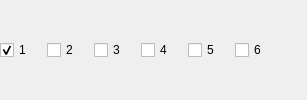
                                   <widget class="QWidget" name="widget_10" native="true">
                                    <property name="sizePolicy">
                                     <sizepolicy hsizetype="Expanding" vsizetype="Preferred">
                                      <horstretch>0</horstretch>
                                      <verstretch>0</verstretch>
                                     </sizepolicy>
                                    </property>
                                    <layout class="QHBoxLayout" name="horizontalLayout_10">
                                     <property name="spacing">
                                      <number>15</number>
                                     </property>
                                     <property name="leftMargin">
                                      <number>0</number>
                                     </property>
                                     <property name="topMargin">
                                      <number>5</number>
                                     </property>
                                     <property name="rightMargin">
                                      <number>0</number>
                                     </property>
                                     <property name="bottomMargin">
                                      <number>5</number>
                                     </property>
                                     <item>
                                      <widget class="QCheckBox" name="advOutFFTrack1">
                                       <property name="minimumSize">
                                        <size>
                                         <width>31</width>
                                         <height>0</height>
                                        </size>
                                       </property>
                                       <property name="text">
                                        <string notr="true">1</string>
                                       </property>
                                       <property name="checked">
                                        <bool>true</bool>
                                       </property>
                                      </widget>
                                     </item>
                                     <item>
                                      <widget class="QCheckBox" name="advOutFFTrack2">
                                       <property name="minimumSize">
                                        <size>
                                         <width>31</width>
                                         <height>0</height>
                                        </size>
                                       </property>
                                       <property name="text">
                                        <string notr="true">2</string>
                                       </property>
                                      </widget>
                                     </item>
                                     <item>
                                      <widget class="QCheckBox" name="advOutFFTrack3">
                                       <property name="minimumSize">
                                        <size>
                                         <width>31</width>
                                         <height>0</height>
                                        </size>
                                       </property>
                                       <property name="text">
                                        <string notr="true">3</string>
                                       </property>
                                      </widget>
                                     </item>
                                     <item>
                                      <widget class="QCheckBox" name="advOutFFTrack4">
                                       <property name="minimumSize">
                                        <size>
                                         <width>31</width>
                                         <height>0</height>
                                        </size>
                                       </property>
                                       <property name="text">
                                        <string notr="true">4</string>
                                       </property>
                                      </widget>
                                     </item>
                                     <item>
                                      <widget class="QCheckBox" name="advOutFFTrack5">
                                       <property name="minimumSize">
                                        <size>
                                         <width>31</width>
                                         <height>0</height>
                                        </size>
                                       </property>
                                       <property name="text">
                                        <string notr="true">5</string>
                                       </property>
                                      </widget>
                                     </item>
                                     <item>
                                      <widget class="QCheckBox" name="advOutFFTrack6">
                                       <property name="minimumSize">
                                        <size>
                                         <width>31</width>
                                         <height>0</height>
                                        </size>
                                       </property>
                                       <property name="text">
                                        <string notr="true">6</string>
                                       </property>
                                      </widget>
                                     </item>
                                     <item>
                                      <spacer name="horizontalSpacer_11">
                                       <property name="orientation">
                                        <enum>Qt::Horizontal</enum>
                                       </property>
                                       <property name="sizeHint" stdset="0">
                                        <size>
                                         <width>40</width>
                                         <height>20</height>
                                        </size>
                                       </property>
                                      </spacer>
                                     </item>
                                    </layout>
                                   </widget>
